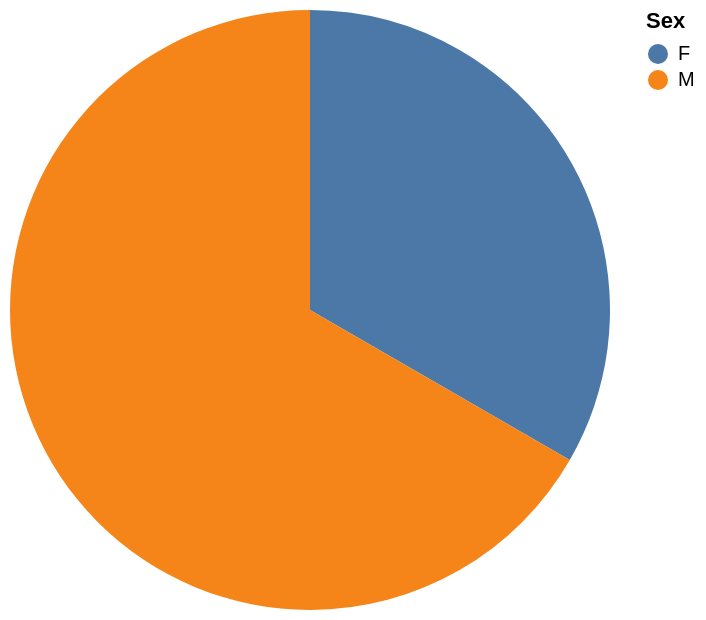

Express this chart as Vega-Lite.
### Vega-Lite specification from a JSON file in a GitHub repository (floating-point values rounded to 4 significant figures)
{"data": {"values": [{"x_data": "F", "y_data": 5}, {"x_data": "M", "y_data": 10}]}, "mark": "arc", "encoding": {"theta": {"field": "y_data", "type": "quantitative", "title": "count(*)"}, "color": {"field": "x_data", "type": "nominal", "title": "Sex"}}}
